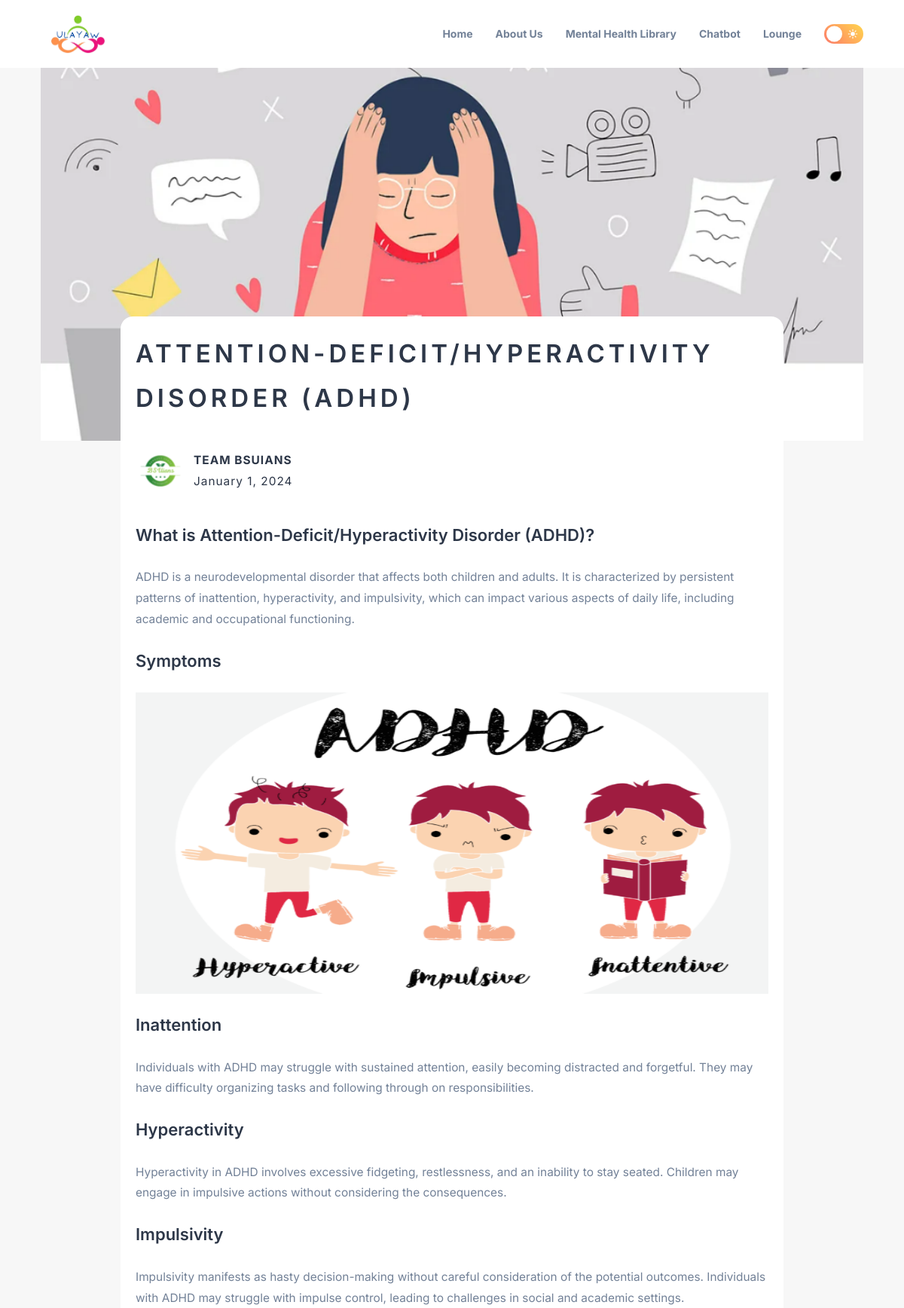
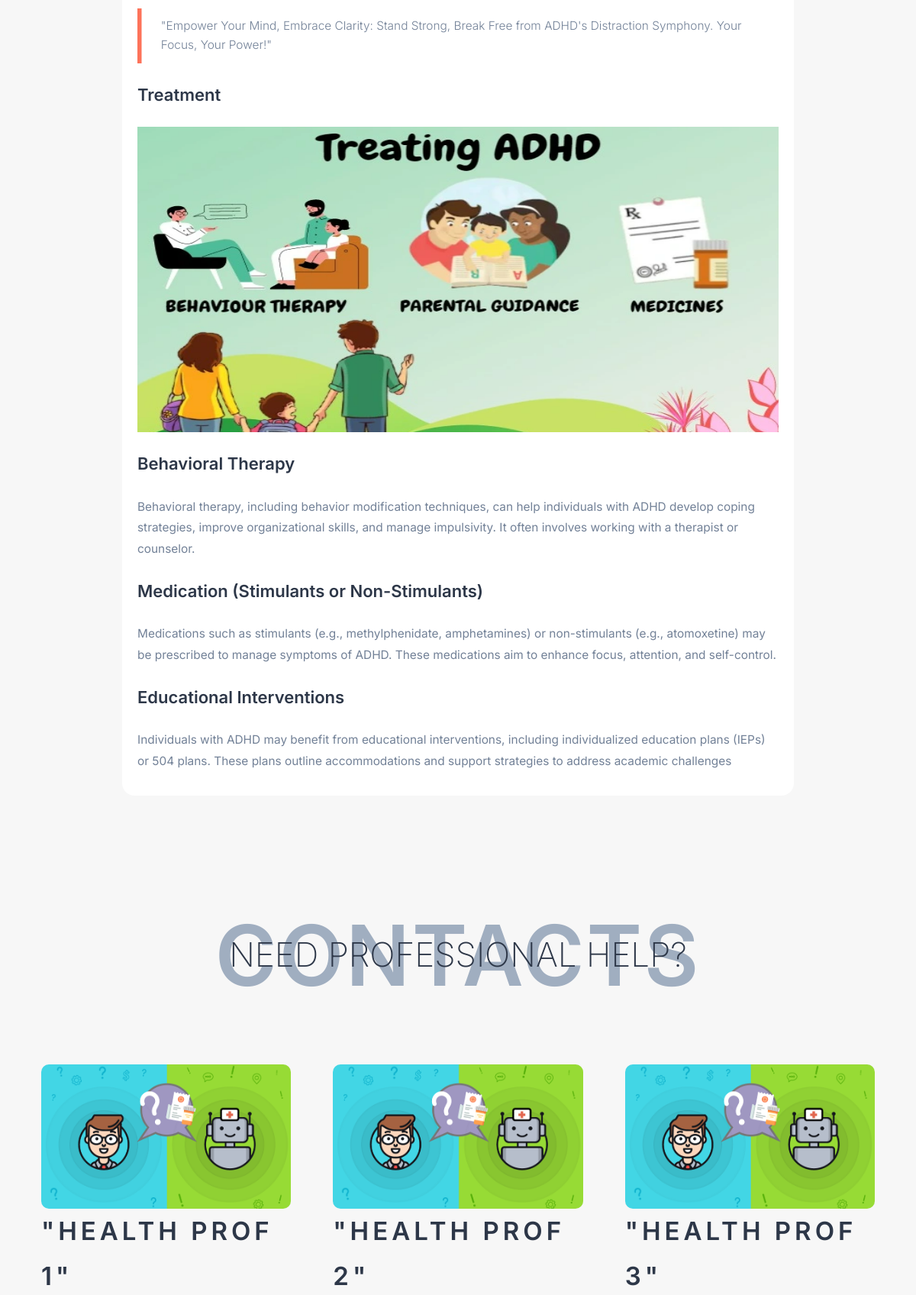
The app's page /mentalhealthlibrary/blogs/2 (upper part) with its own data (2 pictures, top to bottom).
### mhlblogs/models.py (models this page shows, shortened)
class MentalHealthIllness(models.Model):
    name = models.CharField(max_length=255, unique=True)
    date_created = models.TextField(blank=True)
    description = models.TextField(blank=True)
    slogan = models.TextField(blank=True)
    author_pic = models.ImageField(upload_to='mhlblogs/mental_health_images/', blank=True, null=True)
    author = models.TextField(blank=True, default='Team BSUians')
    main_bg = models.ImageField(upload_to='mhlblogs/mental_health_images/', blank=True, null=True)
    symptoms_image = models.ImageField(upload_to='mhlblogs/mental_health_images/', blank=True, null=True)
    symptoms1_title = models.TextField(blank=True)
    symptoms1_description = models.TextField(blank=True)
    symptoms2_title = models.TextField(blank=True)
    symptoms2_description = models.TextField(blank=True)
    symptoms3_title = models.TextField(blank=True)
    symptoms3_description = models.TextField(blank=True)
    treatments_image = models.ImageField(upload_to='mhlblogs/mental_health_images/', blank=True, null=True)
    treatment1_title = models.TextField(blank=True)
    treatment1_description = models.TextField(blank=True)
    treatment2_title = models.TextField(blank=True)
    treatment2_description = models.TextField(blank=True)
    treatment3_title = models.TextField(blank=True)
    treatment3_description = models.TextField(blank=True)

### mhlblogs/views.py (the view)
# urls.py: path('<int:mhl_id>', views.blogpage, name="mhlblogs"),
def blogpage(request, mhl_id):
    mhldetail = get_object_or_404(MentalHealthIllness, pk=mhl_id)
    return render(request, 'mhlblogs/blogpage.html', {'id':mhl_id, 'illness':mhldetail})

### templates/mhlblogs/blogpage.html (shortened to what this page needs)
{% extends "mhlblogs/base2.html" %}
{% load static %}
{% block content %}
<div class=" full" >
    <div class="container  main-bg" >
        <div class="hero" style="background:url( {{illness.main_bg.url}} ) no-repeat center center / cover;" >
        </div>
        <main>
            <h2>{{illness.name}} </h2>
            <div class="profile-container">
                <div class="profile">
                    <div class="img-container" style="background:url({{illness.author_pic.url}}) no-repeat center center / cover;">
                    </div>
                    <div class="text">
                        <h3>{{ illness.author }}</h3>
                        <p>{{ illness.date_created }}</p>
                    </div>
                </div>
            </div>
            <div class="content">
                <h4>What is {{illness.name}}?</h4>
                <p>{{illness.description}}</p>
                <h4>Symptoms</h4>
                <div class="content-image-container" style="display:flex;align-items:center;justify-content:center;">
                    <img src="{{illness.symptoms_image.url}}" alt="image_symptoms" width="100%" height="400px">
                </div>
                <h4>{{illness.symptoms1_title}}</h4>
                <p>{{illness.symptoms1_description}}</p>
                <h4>{{illness.symptoms2_title}}</h4>
                <p>{{illness.symptoms2_description}}</p>
                <h4>{{illness.symptoms3_title}}</h4>
                <p>{{illness.symptoms3_description}}</p>
                <blockquote>
                    "{{illness.slogan}}"
                </blockquote>
                <h4>Treatment</h4>
                <div class="content-image-container" style="display: flex;align-items:center; justify-content:center;">
                    <img src="{{illness.treatments_image.url}}" alt="image_treatment" width="100%" height="400px" >
                </div>
                <h4>{{illness.treatment1_title}}</h4>
                <p>{{illness.treatment1_description}}</p>
                <h4>{{illness.treatment2_title}}</h4>
                <p>{{illness.treatment2_description}}</p>
                <h4>{{illness.treatment3_title}}</h4>
                <p>{{illness.treatment3_description}}</p>
            </div>
        </main>
    </div>
    <div class="articles">
        <div class="article-heading">
            <h5>Contacts</h5>
            <h6>Need Professional Help?</h6>
        </div>
        <div class="cards container">
            <div class="card-container one">
                <div class="img-holder" >
                    <img src="{% static "mhlblogs/images/blog-2.png" %}" alt="animage">
                </div>
                <div class="card-text">
                    <h2>"Health Prof 1"</h2>
                    <br>
                </div>
            </div>
            <div class="card-container one">
                <div class="img-holder" >
                    <img src="{% static "mhlblogs/images/blog-2.png" %}" alt="animage">
                </div>
                <div class="card-text">
                    <h2>"Health Prof 2"</h2>
                    <br>
                </div>
            </div>
            <div class="card-container one">
                <div class="img-holder">
                    <img src="{% static "mhlblogs/images/blog-2.png" %}" alt="animage">
                </div>
                <div class="card-text">
                    <h2>"Health Prof 3"</h2>
                    <br>
                </div>
            </div>
        </div>
</div>
{% endblock content %}

### static/home/css/style.css (style rules this page uses)
.light-theme { --background-primary: hsl(0, 0%, 100%); --background-secondary: hsl(0, 0%, 97%); --action-primary: hsl(214, 32%, 91%); --action-secondary: hsl(210, 38%, 95%); --foreground-primary: hsl(218, 23%, 23%); --foreground-secondary: hsl(216, 15%, 52%); --foreground-tertiary: hsl(214, 20%, 69%); --accent: hsl(229, 76%, 66%); }
:root { --white: hsl(0, 0%, 100%); --fs-base: 0.85rem; --fs-1: 1.875rem; --fs-2: 1.5rem; --fs-3: 1.25rem; --fs-4: 0.875rem; --fs-5: 0.75rem; --py: 5rem; }
*, *::before, *::after { margin: 0; padding: 0; box-sizing: border-box; }
img, button { display: block; }
html { font-family: "Inter", sans-serif; font-size: var(--fs-base); line-height: 1.8; }
.container { margin-inline: auto; margin: auto; padding: 0 15px; }
.hero { background: var(--background-primary); padding-top: 2rem; padding-bottom: var(--py); text-align: center; }
@media (min-width: 550px) { :root { --fs-base: 0.90rem; } }
@media (min-width: 650px) { :root { --fs-1: 2.25rem; } }
@media (min-width: 650px) { .container { padding: 0 30px; } }
@media (min-width: 768px) { .container { max-width: 800px; } }
@media (min-width: 1024px) { :root { --fs-base: 1rem; --fs-1: 3rem; } }
@media (min-width: 1024px) { .container { max-width: 1150px; } }
@media (min-width: 1024px) { .hero { text-align: left; } }

### static/mhlblogs/css/styles.css (style rules this page uses)
* { margin:0; padding:0; box-sizing: border-box; font-family: "Inter", sans-serif; }
.light-theme { --background-primary: hsl(0, 0%, 100%); --background-secondary: hsl(0, 0%, 97%); --action-primary: hsl(214, 32%, 91%); --action-secondary: hsl(210, 38%, 95%); --foreground-primary: hsl(218, 23%, 23%); --foreground-secondary: hsl(216, 15%, 52%); --foreground-tertiary: hsl(214, 20%, 69%); --accent: hsl(229, 76%, 66%); }
.main-bg { background: var(--background-secondary); }
body .full { background: var(--background-secondary); }
.main-bg .profile-container { background: var(--background-primary); }
html { font-size:11px; }
h1,h2,h4 { font-size: 1.9rem; color: var(--foreground-primary); }
p { font-size: 1.4rem; color: var(--action-primary); }
.container { width: 96%; max-width: 117rem; margin: 0 auto; }
.hero { max-width: 114rem; height: 45rem; }
body main { width: 100%; max-width: 80rem; background-color:var(--background-primary); margin: 0 auto; border-radius: 1.5rem; margin-top: -15rem; padding: 20px; }
body h2 { font-size: 3rem; font-weight: 600; text-transform: uppercase; letter-spacing: 5px; color: var(--foreground-primary); }
body main .profile-container { display: flex; justify-content: space-between; align-items: center; color: var(--foreground-primary); margin: 3rem 0; }
body main .profile-container .profile { display:flex; justify-content: center; align-items:center; color: var(--foreground-primary); }
body .profile-container .profile .img-container { width: 6rem; height: 6rem; color: var(--foreground-primary); border-radius: 50%; }
body .profile-container .profile .text { margin: 0 1rem; font-size: 1.2rem; font-weight: 400; letter-spacing: 1px; color: var(--foreground-secondary); }
body .profile .text h3 { text-transform: uppercase; color: var(--foreground-primary); }
body .profile .text p { color: var(--foreground-primary); }
body main .content p { color: var(--foreground-primary); margin: 1rem 0; }
body main .content h4 { font-size: 2rem; font-weight: 600; color: var(--foreground-primary); margin: 2rem 0; }
blockquote { font-size: 1.4rem; padding: 1rem 2.8rem; line-height: 1.6; font-weight: 300; box-shadow: inset 0.5rem 0 0 #fd735a; background-color:var(--background-primary); color: var(--foreground-secondary); }
body main .content p { color: var(--foreground-secondary); margin: 1rem 0; }
.articles { width: 100%; background-color: var(--background-secondary); margin: 5rem 0; padding: 5rem 0; }
.articles .article-heading { text-transform: uppercase; text-align: center; width: 100%; position: relative; }
.article-heading h5 { font-size: 10rem; font-weight: 600; letter-spacing: 3px; position:relative; color: var(--foreground-tertiary); }
.article-heading h6 { font-size: 4rem; font-weight: 200; position:absolute; top: 50%; left: 50%; transform: translate(-50%, -50%); color: var(--foreground-primary); }
.cards { display: flex; justify-content: space-between; margin: 4rem auto; gap: 5rem; }
.cards .card-container { cursor: pointer; transition: all 0.4s ease; }
.cards .card-container.one img { height: 80%; width: 100%; border-radius: 10px; }

### records on screen
MentalHealthIllness: main_bg (picture), name "ATTENTION-DEFICIT/HYPERACTIVITY DISORDER (ADHD)", author_pic (picture), author "TEAM BSUIANS", date_created "January 1, 2024", name "Attention-Deficit/Hyperactivity Disorder (ADHD)", description "ADHD is a neurodevelopmental disorder that affects both children and adults. It is characterized by persistent patterns of inattention, hyperactivity, and impulsivity, which can impact various aspects of daily life, including academic and occupational functioning.", symptoms_image (picture), symptoms1_title "Inattention", symptoms1_description "Individuals with ADHD may struggle with sustained attention, easily becoming distracted and forgetful. They may have difficulty organizing tasks and following through on responsibilities.", symptoms2_title "Hyperactivity", symptoms2_description "Hyperactivity in ADHD involves excessive fidgeting, restlessness, and an inability to stay seated. Children may engage in impulsive actions without considering the consequences.", symptoms3_title "Impulsivity", symptoms3_description "Impulsivity manifests as hasty decision-making without careful consideration of the potential outcomes. Individuals with ADHD may struggle with impulse control, leading to challenges in social and academic settings.", slogan "Empower Your Mind, Embrace Clarity: Stand Strong, Break Free from ADHD's Distraction Symphony. Your Focus, Your Power!", treatments_image (picture), treatment1_title "Behavioral Therapy", treatment1_description "Behavioral therapy, including behavior modification techniques, can help individuals with ADHD develop coping strategies, improve organizational skills, and manage impulsivity. It often involves working with a therapist or counselor.", treatment2_title "Medication (Stimulants or Non-Stimulants)", treatment2_description "Medications such as stimulants (e.g., methylphenidate, amphetamines) or non-stimulants (e.g., atomoxetine) may be prescribed to manage symptoms of ADHD. These medications aim to enhance focus, attention, and self-control.", treatment3_title "Educational Interventions", treatment3_description "Individuals with ADHD may benefit from educational interventions, including individualized education plans (IEPs) or 504 plans. These plans outline accommodations and support strategies to address academic challenges"
